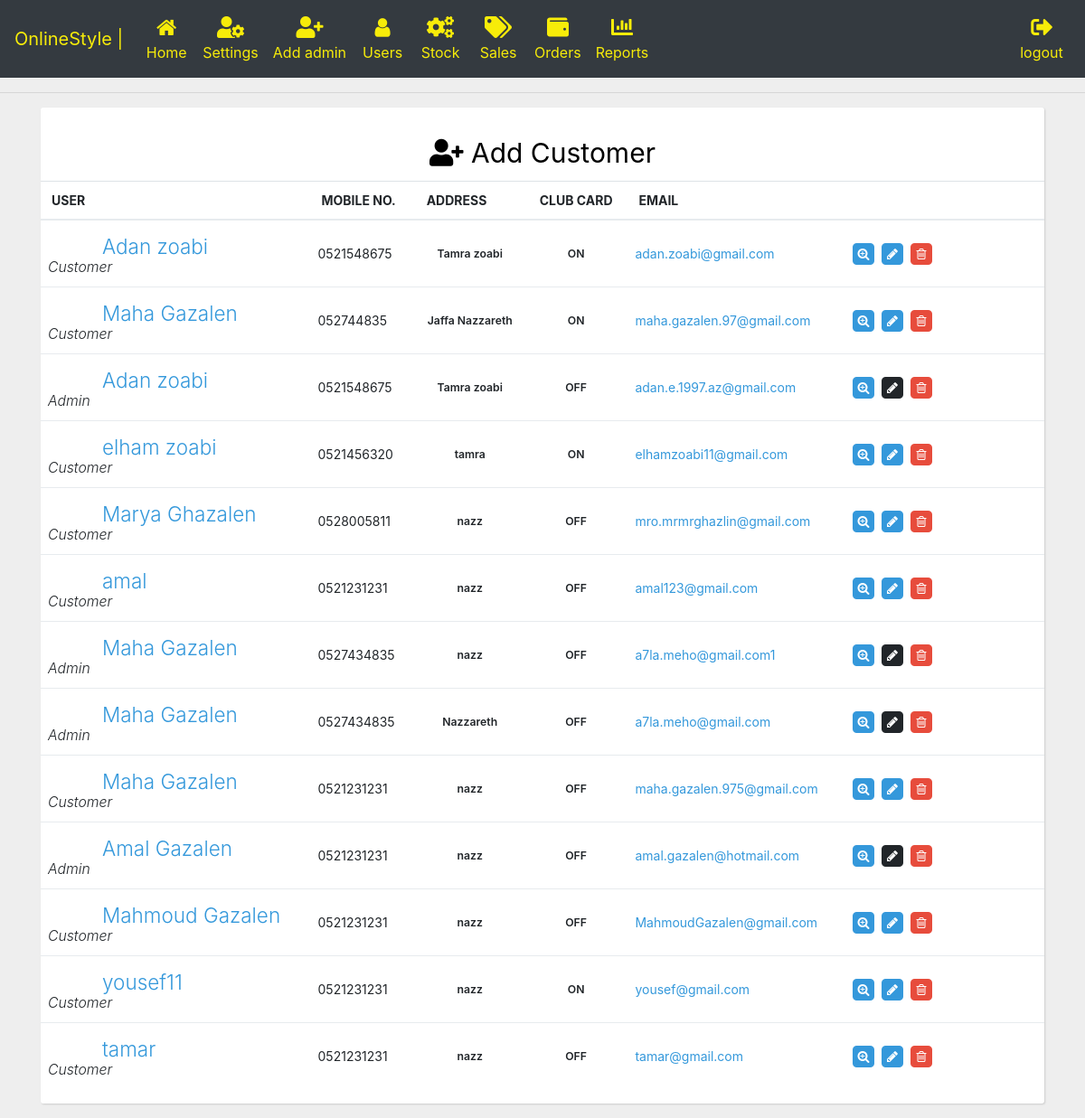
/Usersanagement/, run on the app's committed database.
### onlineStyle_App/models.py (models this page shows, shortened)
class Person(models.Model):
    fullname = models.CharField(max_length=200)
    email = models.CharField(max_length=200, primary_key=True  , unique=True )
    mobileno = models.CharField(max_length=200 ) #,db_index = True
    address = models.CharField(max_length=200)
    password = models.CharField(max_length=200)
    CLUB_CARD_OFF = 0
    CLUB_CARD_ON = 1
    member_choisces_CLUB_CARD=((CLUB_CARD_OFF,'off') , (CLUB_CARD_ON,'on'))
    CLUB_CARD =models.IntegerField(choices=member_choisces_CLUB_CARD , default=CLUB_CARD_OFF)
    USER = 1
    ADMIN = 2
    member_choisces=((USER,'user') , (ADMIN,'admin'))
    role = models.IntegerField(choices=member_choisces , default=USER)

### onlineStyle_App/views.py (the view)
# urls.py: path('Usersanagement/',views.Usersanagement, name="Usersanagement"),
def Usersanagement(request):
     users=Person.objects.all()
     return render(request,"Usersanagement.html",{'users':users})

### onlineStyle_App/context_processors.py (called while the page is built)
def add_variable_to_context(request):
    return userDict

### onlineStyle_App/templates/Usersanagement.html (shortened to what this page needs)
{% extends 'base_admin.html' %}
{% block content %}
<link rel="stylesheet" type="text/css" href="//netdna.bootstrapcdn.com/font-awesome/4.1.0/css/font-awesome.min.css">
<hr>
<div class="container bootstrap snippet">
    <div class="row">
        <div class="col-lg-12">
            <div class="main-box no-header clearfix">
                <div class="main-box-body clearfix">
                    <div class="table-responsive">
                        <table class="table user-list">
                            <thead>
                                <tr>
                                <th><span>User</span></th>
                                <th><span>Mobile No.</span></th>
                                <th><span>Address</span></th>
                                <th class="text-center"><span>Club card</span></th>
                                <th><span>Email</span></th>
                                <th>&nbsp;</th>
                                </tr>
                            </thead>
                            <tbody>
                                 <center>
 <ul class="navbar-nav ">
      <li class="nav-item">
        <a class="nav-link" href="{% url 'addCustomer' %}" style="color:black ; font-size: 30px;">
          <i class="fa  " style="color:black; font-size: 30px;">
            <span  class="fas fa-user-plus" style="color:black; ; font-size: 30px;"></span>
          </i>
          Add Customer
        </a>
      </li>
      </ul>
 </center>
                                 {%for user in users%}
                                 <tr>
                                    <td>
                                        <a href="#" class="user-link">{{user.fullname}}</a>
                                        <span class="user-subhead">{% if user.role == 1%}Customer{%endif%}</span>
                                        <span class="user-subhead">{% if user.role == 2%}Admin{%endif%}</span>
                                    </td>
                                    <td>{{user.mobileno}}</td>
                                    <td class="text-center">
                                        <span class="label label-default">{{user.address}}</span>
                                    </td>
                                    <td class="text-center">
                                        <span class="label label-default">{% if user.CLUB_CARD == 1 %}ON{%endif%}</span>
                                        <span class="label label-default">{% if user.CLUB_CARD == 0 %}OFF{%endif%}</span>
                                    </td>
                                     <td>   <a href="#">{{user.email}}</a>
                                    </td>
                                    <td style="width: 20%;">
                                        <a href="{% url 'displayeUser' user.email %}" class="table-link">
                                            <span class="fa-stack">
                                                <i class="fa fa-square fa-stack-2x"></i>
                                                <i class="fa fa-search-plus fa-stack-1x fa-inverse"></i>
                                            </span>
                                        </a>
                                         {% if user.role == 1%}
                                        <a href="{% url 'updateUser_Admin' user.email%}" class="table-link">
                                            <span class="fa-stack">
                                                <i class="fa fa-square fa-stack-2x"></i>
                                                <i class="fa fa-pencil fa-stack-1x fa-inverse"></i>
                                            </span>
                                        </a>
                                        {%endif%}
                                        {%if user.role == 2 %}
                                            <span class="fa-stack">
                                                <i class="fa fa-square fa-stack-2x"></i>
                                                <i class="fa fa-pencil fa-stack-1x fa-inverse"></i>
                                            </span>
                                        {% endif%}
                                        <a href="{%url 'deleteUser' user.email%}" class="table-link danger">
                                            <span class="fa-stack">
                                                <i class="fa fa-square fa-stack-2x"></i>
                                                <i class="fa fa-trash-o fa-stack-1x fa-inverse"></i>
                                            </span>
                                        </a>
                                    </td>
                                    </tr>
                                    {% endfor%}
                            </tbody>
                        </table>
                    </div>
                </div>
            </div>
        </div>
    </div>
</div>
{% endblock content %}

### onlineStyle_App/templates/base_admin.html (shortened to what this page needs)
<link href="//maxcdn.bootstrapcdn.com/bootstrap/4.1.1/css/bootstrap.min.css" rel="stylesheet" id="bootstrap-css">
<link rel="stylesheet" href="https://use.fontawesome.com/releases/v5.3.1/css/all.css">
<nav class="navbar navbar-icon-top navbar-expand-lg navbar-dark bg-dark" >
  <a class="navbar-brand" href="#" style="color:#F7EC09">OnlineStyle |</a>
  <div class="collapse navbar-collapse" id="navbarSupportedContent">
    <ul class="navbar-nav mr-auto">
      <li class="nav-item active">
        <a class="nav-link" href="{% url 'administration' %}" style="color:#F7EC09">
          <i class="fa fa-home" style="color:#F7EC09"></i>
          Home
          </a>
         <li class="nav-item">
        <a class="nav-link" href="{% url 'settingAdmin'%}" style="color:#F7EC09">
          <i class="fa " style="color:#F7EC09">
            <span style="color:#F7EC09" class="fas fa-user-cog"></span>
          </i>
          Settings
        </a>
        </li>
         <li class="nav-item">
        <a class="nav-link" href="{% url 'registrAdmin' %}" style="color:#F7EC09">
          <i class="fa " style="color:#F7EC09">
            <span style="color:#F7EC09" class="fas fa-user-plus"></span>
          </i>
          Add admin
        </a>
        </li>
      </li>
      <li class="nav-item">
        <a class="nav-link" href="{% url 'Usersanagement'%}" style="color:#F7EC09">
          <i class="fa " style="color:#F7EC09">
            <span style="color:#F7EC09" class="fa-user"></span>
          </i>
          Users
        </a>
        </li>
      <li class="nav-item">
             <a class="nav-link" href="{% url 'productShow_admin' %}" style="color:#F7EC09">
             <i style="color:#F7EC09" class="fa  ">
            <span style="color:#F7EC09" class="fas fa-cogs" ></span>
          </i>
          Stock
        </a>
      </li>
       <li class="nav-item">
             <a class="nav-link" href="{% url 'sales' %}" style="color:#F7EC09">
             <i style="color:#F7EC09" class="fa  " >
            <span style="color:#F7EC09" class="fas fa-tags" ></span>
          </i>
          Sales
        </a>
      </li>
      <li class="nav-item">
             <a class="nav-link" href="{% url 'allOrders' %}" style="color:#F7EC09">
             <i style="color:#F7EC09" class="fa  " >
            <span style="color:#F7EC09" class="fas fa-wallet" ></span>
          </i>
          Orders
        </a>
      </li>
        <li class="nav-item">
             <a class="nav-link" href="{% url 'reports' %}" style="color:#F7EC09">
             <i style="color:#F7EC09" class="fa  ">
            <span style="color:#F7EC09" class="fas fa-chart-bar"></span>
          </i>
          Reports
        </a>
      </li>
    </ul>
     <ul class="navbar-nav ">
      <li class="nav-item">
        <a class="nav-link" href="{% url 'home' %}" style="color:#F7EC09">
          <i class="fa  " style="color:#F7EC09">
            <span  class="fas fa-sign-out-alt" style="color:#F7EC09"></span>
          </i>
          logout
        </a>
      </li>
      </ul>
</nav>
{% block content %}
{% endblock content %}

### onlineStyle_App/templates/base_admin.html (style rules this page uses)
.navbar-icon-top .navbar-nav .nav-link > .fa { position: relative; width: 36px; font-size: 24px; }
.navbar-icon-top .navbar-nav .nav-link > .fa { top: 3px; line-height: 12px; }
@media (min-width: 992px) { .navbar-icon-top.navbar-expand-lg .navbar-nav .nav-link { text-align: center; display: table-cell; height: 70px; vertical-align: middle; padding-top: 0; padding-bottom: 0; } }
@media (min-width: 992px) { .navbar-icon-top.navbar-expand-lg .navbar-nav .nav-link > .fa { display: block; width: 48px; margin: 2px auto 4px auto; top: 0; line-height: 24px; } }

### onlineStyle_App/templates/Usersanagement.html (style rules this page uses)
.main-box.no-header { padding-top: 20px; }
.main-box { background: #FFFFFF; -webkit-box-shadow: 1px 1px 2px 0 #CCCCCC; -moz-box-shadow: 1px 1px 2px 0 #CCCCCC; -o-box-shadow: 1px 1px 2px 0 #CCCCCC; -ms-box-shadow: 1px 1px 2px 0 #CCCCCC; box-shadow: 1px 1px 2px 0 #CCCCCC; margin-bottom: 16px; -webikt-border-radius: 3px; -moz-border-radius: 3px; border-radius: 3px; }
.table a.table-link.danger { color: #e74c3c; }
.label { border-radius: 3px; font-size: 0.875em; font-weight: 600; }
.user-list tbody td .user-subhead { font-size: 0.875em; font-style: italic; }
.user-list tbody td .user-link { display: block; font-size: 1.25em; padding-top: 3px; margin-left: 60px; }
a { color: #3498db; outline: none!important; }
.table thead tr th { text-transform: uppercase; font-size: 0.875em; }
.table thead tr th { border-bottom: 2px solid #e7ebee; }
.table tbody tr td:first-child { font-size: 1.125em; font-weight: 300; }
.table tbody tr td { font-size: 0.875em; vertical-align: middle; border-top: 1px solid #e7ebee; padding: 12px 8px; }

### data on the page
Person: fullname "Adan zoabi", role "Customer", mobileno "0521548675", address "Tamra zoabi", CLUB_CARD "ON", email "adan.zoabi@gmail.com"
Person: fullname "Maha Gazalen", role "Customer", mobileno "052744835", address "Jaffa Nazzareth", CLUB_CARD "ON", email "maha.gazalen.97@gmail.com"
Person: fullname "Adan zoabi", role "Admin", mobileno "0521548675", address "Tamra zoabi", CLUB_CARD "OFF", email "adan.e.1997.az@gmail.com"
Person: fullname "elham zoabi", role "Customer", mobileno "0521456320", address "tamra", CLUB_CARD "ON", email "elhamzoabi11@gmail.com"
Person: fullname "Marya Ghazalen", role "Customer", mobileno "0528005811", address "nazz", CLUB_CARD "OFF", email "mro.mrmrghazlin@gmail.com"
Person: fullname "amal", role "Customer", mobileno "0521231231", address "nazz", CLUB_CARD "OFF", email "amal123@gmail.com"
Person: fullname "Maha Gazalen", role "Admin", mobileno "0527434835", address "nazz", CLUB_CARD "OFF", email "a7la.meho@gmail.com1"
Person: fullname "Maha Gazalen", role "Admin", mobileno "0527434835", address "Nazzareth", CLUB_CARD "OFF", email "a7la.meho@gmail.com"
Person: fullname "Maha Gazalen", role "Customer", mobileno "0521231231", address "nazz", CLUB_CARD "OFF", email "maha.gazalen.975@gmail.com"
Person: fullname "Amal Gazalen", role "Admin", mobileno "0521231231", address "nazz", CLUB_CARD "OFF", email "amal.gazalen@hotmail.com"
Person: fullname "Mahmoud Gazalen", role "Customer", mobileno "0521231231", address "nazz", CLUB_CARD "OFF", email "MahmoudGazalen@gmail.com"
Person: fullname "yousef11", role "Customer", mobileno "0521231231", address "nazz", CLUB_CARD "ON", email "yousef@gmail.com"
Person: fullname "tamar", role "Customer", mobileno "0521231231", address "nazz", CLUB_CARD "OFF", email "tamar@gmail.com"
